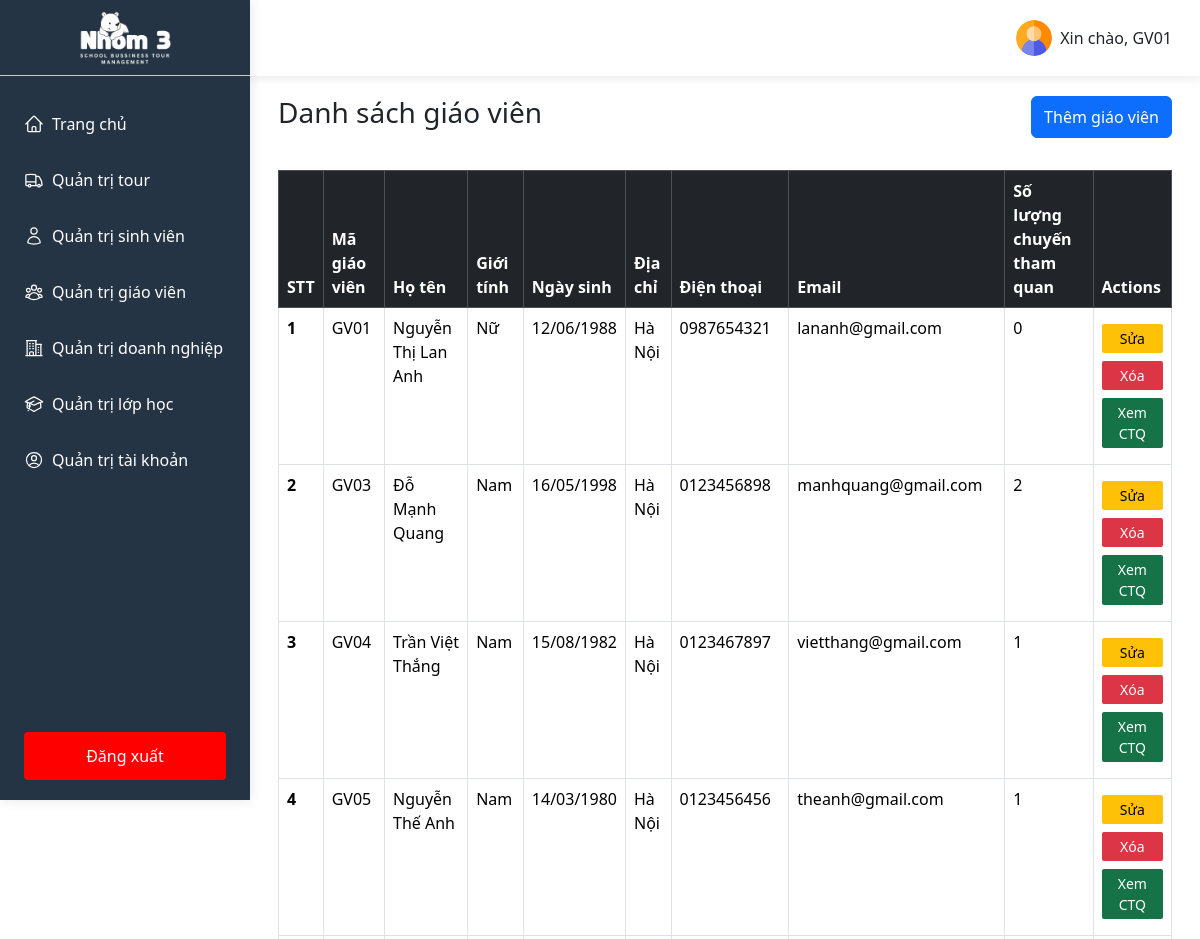
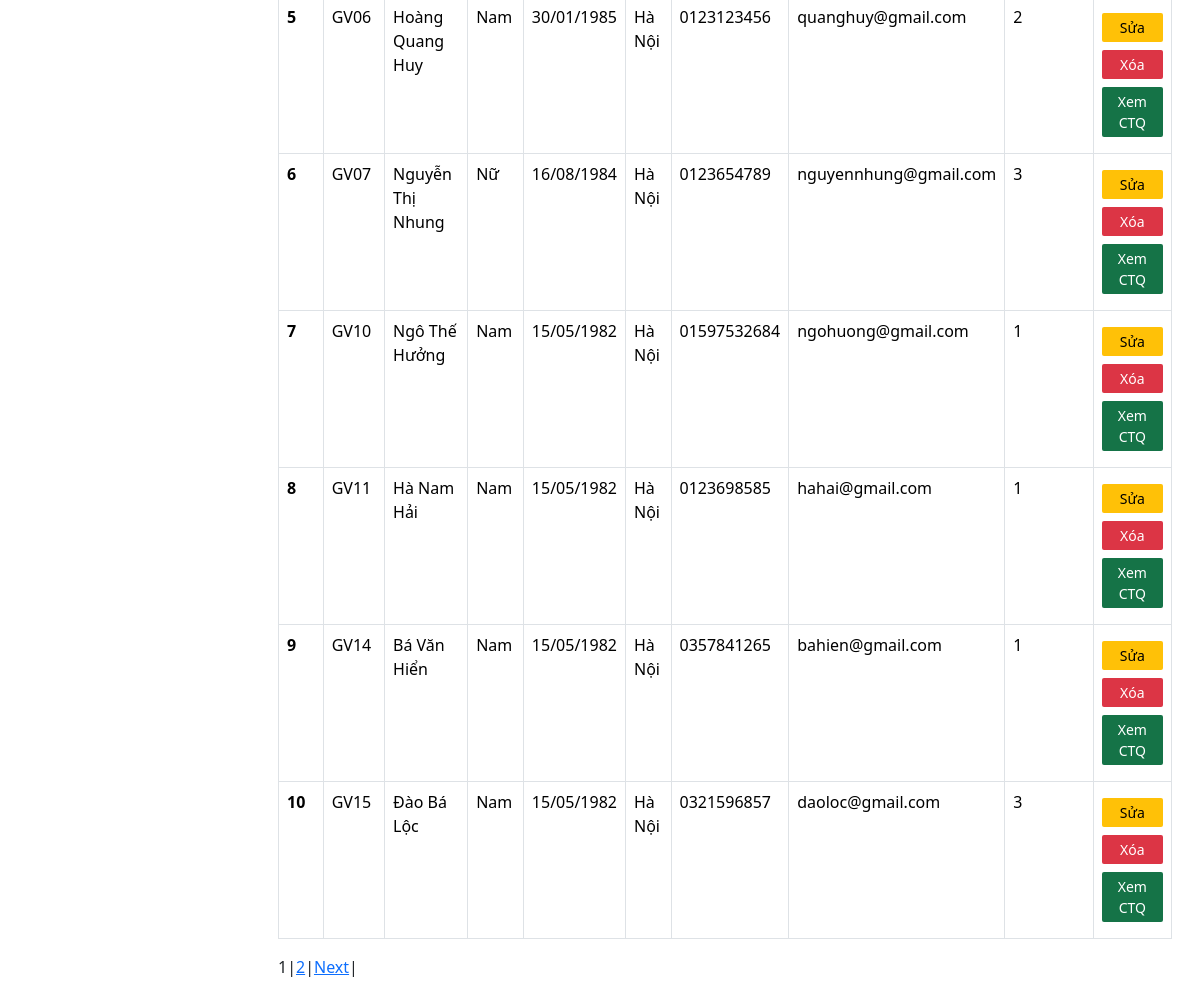
Page /index.php?controller=TeacherController (signed in) on the committed database (2 pictures, top to bottom).
### tables this page shows
CREATE TABLE `teacher` (
  `teacherID` int(11) NOT NULL,
  `code` varchar(100) NOT NULL,
  `fullName` varchar(100) NOT NULL,
  `gender` varchar(100) NOT NULL,
  `birthDate` varchar(100) NOT NULL,
  `address` varchar(100) NOT NULL,
  `phoneNumber` varchar(100) NOT NULL,
  `email` varchar(100) NOT NULL,
  `accountID` int(11) DEFAULT NULL
);

### controllers/TeacherController.php (called while the page is built, shortened)
<?php
$pagination = mysqli_query($conn, "SELECT COUNT(teacherID) AS total FROM teacher");
$row = mysqli_fetch_assoc($pagination);
$total_records = $row['total'];
$current_page = isset($_GET['page']) ? $_GET['page'] : 1;
$limit = 10;
$total_page = ceil($total_records / $limit);
$start = ($current_page - 1) * $limit >= 0 ? ($current_page - 1) * $limit : 0;
$dataTeachersSql = "SELECT teacher.teacherID, teacher.code, fullName, gender, birthDate, address, phoneNumber, email, COUNT(tourID) AS totalTourTeacher FROM teacher
                    LEFT JOIN tour on tour.teacherID = teacher.teacherID
                    GROUP BY tour.teacherID
                        LIMIT $start, $limit";
$dataTeachers = mysqli_query($conn, $dataTeachersSql);
require_once __DIR__ . '/../views/pages/teacher.php';

### views/pages/teacher.php (the view, shortened to what this page needs)
<!DOCTYPE html>
<html lang="en">
<head>
</head>
<body>
    <?php
    include_once __DIR__ . '/../../controllers/TeacherController.php';
    ?>
    <div class='flex-sb teacher'>
        <div class="teacher-left">
            <?php
            include __DIR__ . '/../components/sidebarAdmin.php';
            ?>
        </div>
        <div class="teacher-right flex-grow-1">
            <?php
            include __DIR__ . '/../components/header.php';
            ?>
            <div class="container pad-0-28" id="listTeachers">
                <div class="flex-sb-center pad-20-0">
                    <h1 class="h1-title">Danh sách giáo viên</h1>
                    <button type="button" class="btn btn-primary" data-bs-toggle="modal" data-bs-target="#createTeacher">Thêm giáo viên</button>
                </div>
                <div class="container-body pad-12-0">
                    <div class="container-table">
                        <table class="table table-borderless table-hover table-bordered">
                            <thead class="table-dark">
                                <tr>
                                    <th scope="col">STT</th>
                                    <th scope="col">Mã giáo viên</th>
                                    <th scope="col">Họ tên</th>
                                    <th scope="col">Giới tính</th>
                                    <th scope="col">Ngày sinh</th>
                                    <th scope="col">Địa chỉ</th>
                                    <th scope="col">Điện thoại</th>
                                    <th scope="col">Email</th>
                                    <th scope="col">Số lượng chuyến tham quan</th>
                                    <th scope="col">Actions</th>
                                </tr>
                            </thead>
                            <tbody>
                                <?php
                                if (mysqli_num_rows($dataTeachers) > 0) {
                                    $i = 0;
                                    while ($row = mysqli_fetch_assoc($dataTeachers)) {
                                        $i += 1;
                                        echo "<tr>";
                                        echo "<th scope='row'>" . $i . "</th>";
                                        echo "<td>" . $row['code'] . "</td>";
                                        echo "<td>" . $row['fullName'] . "</td>";
                                        echo "<td>" . $row['gender'] . "</td>";
                                        echo "<td>" . $row['birthDate'] . "</td>";
                                        echo "<td>" . $row['address'] . "</td>";
                                        echo "<td>" . $row['phoneNumber'] . "</td>";
                                        echo "<td>" . $row['email'] . "</td>";
                                        echo "<td>" . $row['totalTourTeacher'] . "</td>";
                                        echo "<td><button class='update updateTeacher dp-block'>Sửa</button>
                                                <button class='delete deleteTeacher dp-block'>Xóa</button>
                                                <form method='POST'>
                                                    <input type='hidden' name='teacherID' value='" . $row['teacherID'] . "'>
                                                    <button type='submit' class='showData dp-block' name='showData'>Xem CTQ</button>
                                                </form>
                                                </td>";
                                        echo "</tr>";
                                    }
                                } else {
                                    echo "<tr>";
                                    echo "<td colspan='10'>Không có giáo viên nào</td>";
                                    echo "</tr>";
                                }
                                ?>
                            </tbody>
                        </table>
                        <div class="pagination">
                            <?php
                            for ($i = 1; $i <= $total_page; $i++) {
                                if ($i == $current_page) {
                                    echo '<span>' . $i . '</span> | ';
                                } else {
                                    echo '<a href="index.php?controller=TeacherController&page=' . $i . '">' . $i . '</a> | ';
                                }
                            }
                            if ($current_page < $total_page && $total_page > 1) {
                                echo '<a href="index.php?controller=TeacherController&page=' . ($current_page + 1) . '">Next</a> | ';
                            }
                            ?>
                        </div>
                    </div>
                </div>
            </div>
        </div>
    </div>
</body>
</html>

### public/css/base.css (style rules this page uses)
* { margin: 0; padding: 0; box-sizing: border-box; }
body { overflow-x: hidden; scroll-behavior: smooth; font-family: system-ui, -apple-system, BlinkMacSystemFont, 'Segoe UI', Roboto, Oxygen, Ubuntu, Cantarell, 'Open Sans', 'Helvetica Neue', sans-serif; }
.pad-0-28 { padding: 0 28px !important; }
.flex-sb { display: flex; justify-content: space-between; }
.flex-sb-center { display: flex; justify-content: space-between; }
.flex-grow-1 { flex-grow: 1; }
.pad-20-0 { padding: 20px 0 !important; }
.h1-title { font-size: 28px !important; }
.pad-12-0 { padding: 12px 0; }
.update, .delete, .showData { padding: 4px 12px; background-color: #ffc107; border-radius: 2px; border: none; font-size: 14px; }
.delete { color: #fff; background-color: #dc3545; margin-left: 8px; margin-right: 8px; }
.showData { background-color: #157347; color: #fff; margin: 8px 0; }
.dp-block { display: block; margin: 8px 0; width: 100%; }

### rows in the picture
teacher: code "GV01", fullName "Nguyễn Thị Lan Anh", gender "Nữ", birthDate "12/06/1988", address "Hà Nội", phoneNumber "0987654321", email "lananh@gmail.com", totalTourTeacher "0"
teacher: code "GV03", fullName "Đỗ Mạnh Quang", gender "Nam", birthDate "16/05/1998", address "Hà Nội", phoneNumber "0123456898", email "manhquang@gmail.com", totalTourTeacher "2"
teacher: code "GV04", fullName "Trần Việt Thắng", gender "Nam", birthDate "15/08/1982", address "Hà Nội", phoneNumber "0123467897", email "vietthang@gmail.com", totalTourTeacher "1"
teacher: code "GV05", fullName "Nguyễn Thế Anh", gender "Nam", birthDate "14/03/1980", address "Hà Nội", phoneNumber "0123456456", email "theanh@gmail.com", totalTourTeacher "1"
teacher: code "GV06", fullName "Hoàng Quang Huy", gender "Nam", birthDate "30/01/1985", address "Hà Nội", phoneNumber "0123123456", email "quanghuy@gmail.com", totalTourTeacher "2"
teacher: code "GV07", fullName "Nguyễn Thị Nhung", gender "Nữ", birthDate "16/08/1984", address "Hà Nội", phoneNumber "0123654789", email "nguyennhung@gmail.com", totalTourTeacher "3"
teacher: code "GV10", fullName "Ngô Thế Hưởng", gender "Nam", birthDate "15/05/1982", address "Hà Nội", phoneNumber "01597532684", email "ngohuong@gmail.com", totalTourTeacher "1"
teacher: code "GV11", fullName "Hà Nam Hải", gender "Nam", birthDate "15/05/1982", address "Hà Nội", phoneNumber "0123698585", email "hahai@gmail.com", totalTourTeacher "1"
teacher: code "GV14", fullName "Bá Văn Hiển", gender "Nam", birthDate "15/05/1982", address "Hà Nội", phoneNumber "0357841265", email "bahien@gmail.com", totalTourTeacher "1"
teacher: code "GV15", fullName "Đào Bá Lộc", gender "Nam", birthDate "15/05/1982", address "Hà Nội", phoneNumber "0321596857", email "daoloc@gmail.com", totalTourTeacher "3"

### other values in the picture
$username "GV01"
